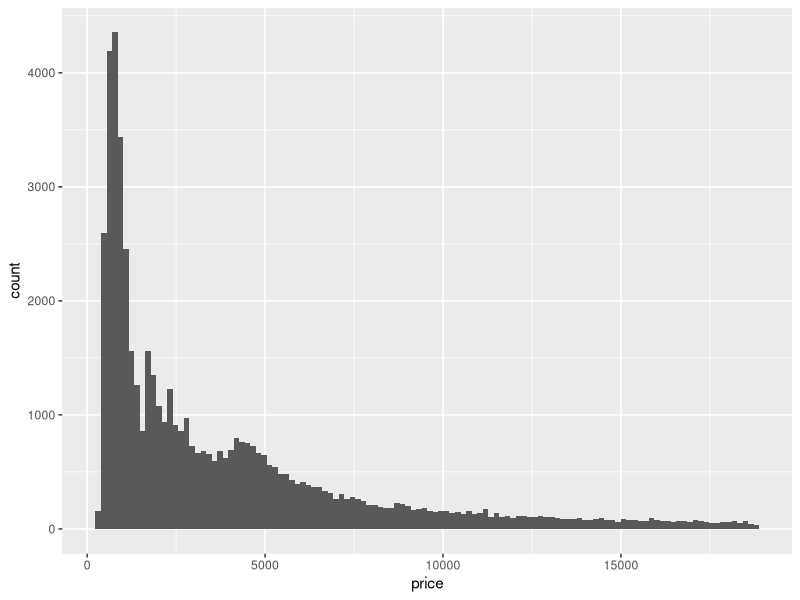
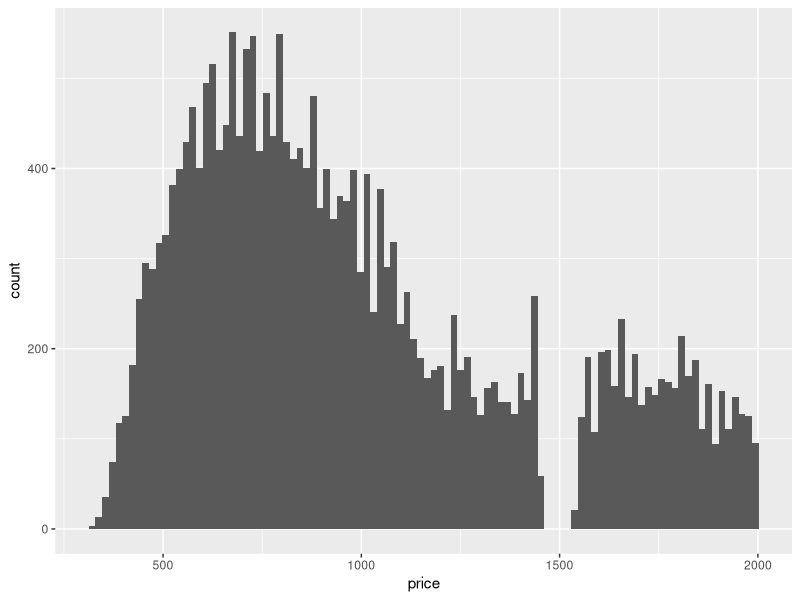
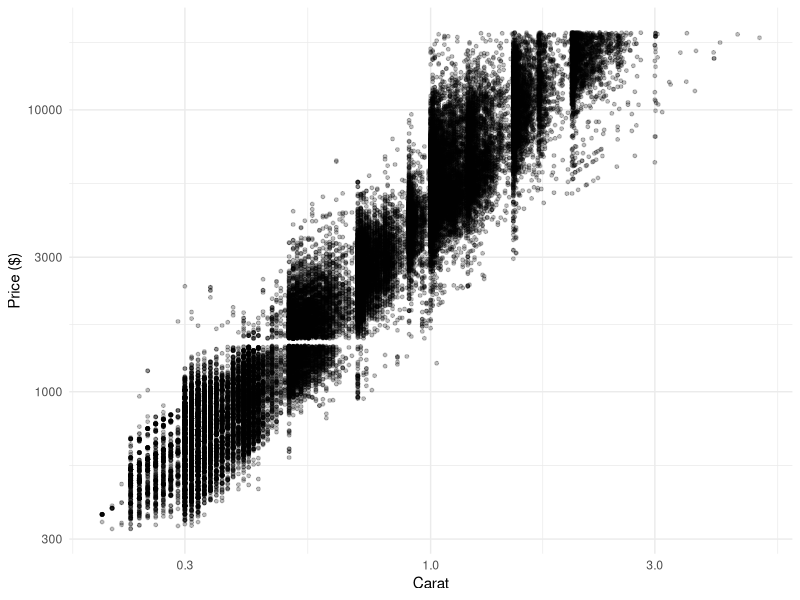

Write the R code that produced these figures, in order.
## ---- chunk 1
library(tidyverse)
## ---- chunk 2
diamonds %>% glimpse()
## ---- chunk 3
diamonds %>% select(carat, cut, color, clarity, price) %>% summary()
## ---- chunk 4
diamonds %>%

  ggplot(aes(price)) +
  geom_histogram(bins = 120)
## ---- chunk 5
diamonds %>%
  filter(price < 2000) %>%

  ggplot(aes(price)) +
  geom_histogram(bins = 100)
## ---- chunk 6
diamonds %>%

  ggplot(aes(carat, price)) +
  geom_point(alpha = 1 / 4, size = 1) +
  ## geom_smooth(se = FALSE) +

  scale_x_log10() +
  scale_y_log10() +
  theme_minimal() +
  labs(
    x = "Carat",
    y = "Price ($)"
  )
## ggsave("../images/eda_example.png")
